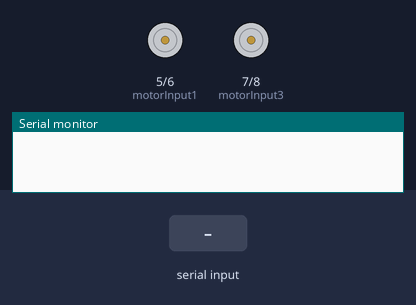
The sketch below on a simulated Arduino Uno, built with avr-gcc and run on an emulated ATmega328P. On the bench: motor-driver pin pairs drawn as motors (green arrow = first pin HIGH = forward, orange = second pin HIGH = backward, longer = more drive), the last lines printed to the serial monitor. Inputs (shaded band) come from the test bench.

Above: at 1.2 s.
1.3 s: "K" received over the second serial link
At 2.0 s:
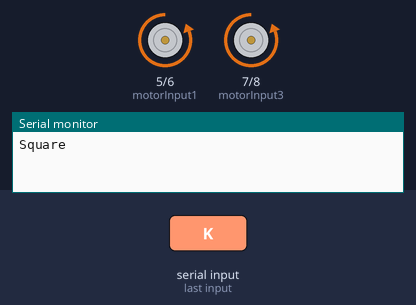
Timing chart, 0 to 10.3 s (numbered marks = the images above; inputs shaded):
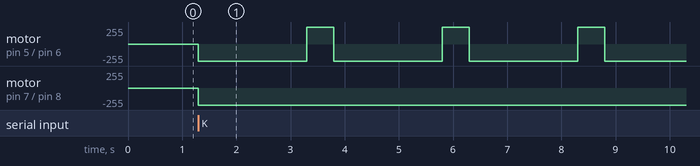

Measured:
- after the input at 1.3 s, motor on pin 5 (motorInput1) / pin 6 (motorInput2): alternates forward 255/255 for 0.50 s and backward 255/255 for 2.0 s, starting at once; motor on pin 7 (motorInput3) / pin 8 (motorInput4): stopped → backward 255/255 at once

The sketch:

arduinocar.ino
```cpp
//Robot lk
#include <SoftwareSerial.h>
SoftwareSerial BTSerial(10, 11); // CONNECT BT RX PIN TO ARDUINO 11 PIN | CONNECT BT TX PIN TO ARDUINO 10 PIN

char tiltDirection;
int motorInput1 = 5;
int motorInput2 = 6;
int motorInput3 = 7;
int motorInput4 = 8;

void setup() {

  pinMode(motorInput1, OUTPUT);
  pinMode(motorInput2, OUTPUT);
  pinMode(motorInput3, OUTPUT);
  pinMode(motorInput4, OUTPUT);


  digitalWrite(motorInput1, LOW);
  digitalWrite(motorInput2, LOW);
  digitalWrite(motorInput3, LOW);
  digitalWrite(motorInput4, LOW);

  Serial.begin(115200);      // Serial communication is activated at 38400 baud/s.
  BTSerial.begin(9600);    // HC-05 default speed in AT command more
}
//Robot lk
void loop() {
  if (BTSerial.available()) {   // Witing for data incoming from the other XBee module
    tiltDirection = BTSerial.read();
    if(tiltDirection == 'F'){
      Serial.println(" reverse");
       reverse();
    }else if(tiltDirection == 'B'){
      Serial.println("Forward");
      forward();
    }else if(tiltDirection == 'R'){
      Serial.println("Left");
      left();
    }else if(tiltDirection == 'L'){
      Serial.println("Right");
      right();
    }else if(tiltDirection == 'S'){
      Serial.println("Stop");
      stopCar();
    }else if(tiltDirection == 'C'){
      Serial.println("Rotate");
      Rotate();
    }else if(tiltDirection == 'K'){
      Serial.println("Square");
      Square();
    }
  }
}
//Robot lk
void forward()
{
  /*The pin numbers and high, low values might be different depending on your connections */
  digitalWrite(motorInput1, LOW);
  digitalWrite(motorInput2, HIGH);
  digitalWrite(motorInput3, LOW);
  digitalWrite(motorInput4, HIGH);
}
void reverse()
{
  /*The pin numbers and high, low values might be different depending on your connections */
  digitalWrite(motorInput1, HIGH);
  digitalWrite(motorInput2, LOW);
  digitalWrite(motorInput3, HIGH);
  digitalWrite(motorInput4, LOW);
}
void right()
{
  /*The pin numbers and high, low values might be different depending on your connections */
  digitalWrite(motorInput1, LOW);
  digitalWrite(motorInput2, HIGH);
  digitalWrite(motorInput3, HIGH);
  digitalWrite(motorInput4, LOW);
}
void left()
{
  /*The pin numbers and high, low values might be different depending on your connections */
  digitalWrite(motorInput1, HIGH);
  digitalWrite(motorInput2, LOW);
  digitalWrite(motorInput3, LOW);
  digitalWrite(motorInput4, HIGH);
}

void stopCar() {
  digitalWrite(motorInput1, LOW);
  digitalWrite(motorInput2, LOW);
  digitalWrite(motorInput3, LOW);
  digitalWrite(motorInput4, LOW);
}

void Rotate() {
  digitalWrite(motorInput1, HIGH);
  digitalWrite(motorInput2, LOW);
  digitalWrite(motorInput3, LOW);
  digitalWrite(motorInput4, HIGH);
  delay(5000);
}
void Square() {
  digitalWrite(motorInput1, LOW);
  digitalWrite(motorInput2, HIGH);
  digitalWrite(motorInput3, LOW);
  digitalWrite(motorInput4, HIGH);
  delay(2000);
  digitalWrite(motorInput1, HIGH);
  digitalWrite(motorInput2, LOW);
  digitalWrite(motorInput3, LOW);
  digitalWrite(motorInput4, HIGH);
  delay(500);
    digitalWrite(motorInput1, LOW);
  digitalWrite(motorInput2, HIGH);
  digitalWrite(motorInput3, LOW);
  digitalWrite(motorInput4, HIGH);
  delay(2000);
  digitalWrite(motorInput1, HIGH);
  digitalWrite(motorInput2, LOW);
  digitalWrite(motorInput3, LOW);
  digitalWrite(motorInput4, HIGH);
  delay(500);
    digitalWrite(motorInput1, LOW);
  digitalWrite(motorInput2, HIGH);
  digitalWrite(motorInput3, LOW);
  digitalWrite(motorInput4, HIGH);
  delay(2000);
    digitalWrite(motorInput1, HIGH);
  digitalWrite(motorInput2, LOW);
  digitalWrite(motorInput3, LOW);
  digitalWrite(motorInput4, HIGH);
  delay(500);
    digitalWrite(motorInput1, LOW);
  digitalWrite(motorInput2, HIGH);
  digitalWrite(motorInput3, LOW);
  digitalWrite(motorInput4, HIGH);
  delay(2000);
}
```
